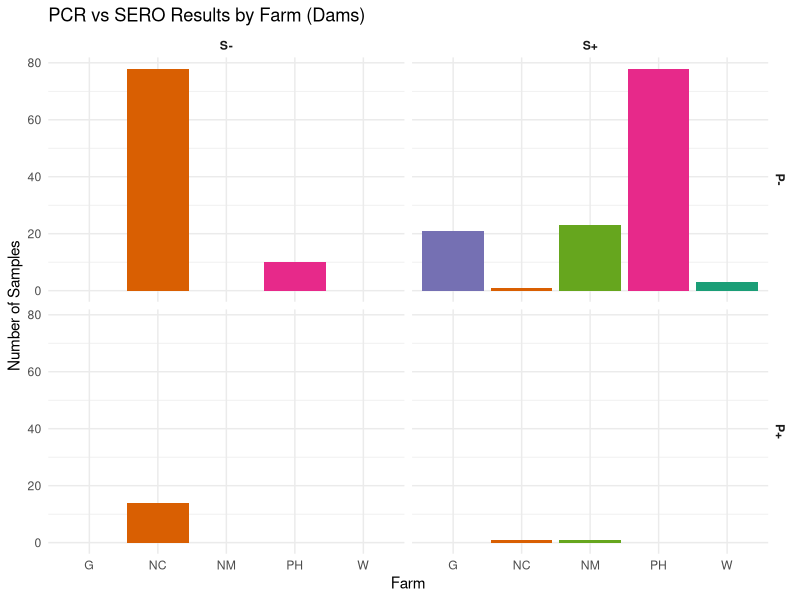
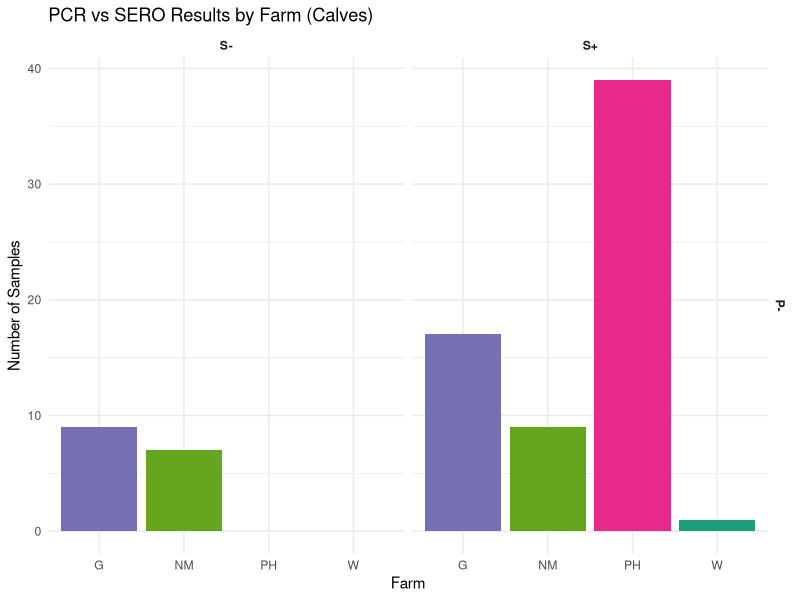

Write R code to recreate these figures, in order.
library(ggplot2)
library(dplyr)

# Colors
farm_colors <- c(
  "W" = "#1b9e77",
  "NC" = "#d95f02",
  "G" = "#7570b3",
  "PH" = "#e7298a",
  "NM" = "#66a61e"
)

# Dams data 
data_dam <- data.frame(
  Farm = c("W", "NC", "NC", "NC", "NC", "G", "PH", "PH", "NM", "NM"),
  SERO = c("S+", "S-", "S-", "S+", "S+", "S+", "S-", "S+", "S+", "S+"),
  PCR = c("P-", "P-", "P+", "P-", "P+", "P-", "P-", "P-", "P-", "P+"),
  Count = c(3, 78, 14, 1, 1, 21, 10, 78, 23, 1)
)

# Calves data 
data_calf <- data.frame(
  Farm = c("W", "G", "G", "PH", "NM", "NM"),
  SERO = c("S+", "S-", "S+", "S+", "S-", "S+"),
  PCR = c("P-", "P-", "P-", "P-", "P-", "P-"),
  Count = c(1, 9, 17, 39, 7, 9)
)

# Plot for Dams
plot_dam <- ggplot(data_dam, aes(x = Farm, y = Count, fill = Farm)) +
  geom_bar(stat = "identity") +
  facet_grid(PCR ~ SERO) +
  theme_minimal() +
  labs(
    title = "PCR vs SERO Results by Farm (Dams)",
    x = "Farm",
    y = "Number of Samples"
  ) +
  scale_fill_manual(values = farm_colors) +
  theme(
    strip.text = element_text(face = "bold"),
    legend.position = "none"
  )

# Plot for Calves
plot_calf <- ggplot(data_calf, aes(x = Farm, y = Count, fill = Farm)) +
  geom_bar(stat = "identity") +
  facet_grid(PCR ~ SERO) +
  theme_minimal() +
  labs(
    title = "PCR vs SERO Results by Farm (Calves)",
    x = "Farm",
    y = "Number of Samples"
  ) +
  scale_fill_manual(values = farm_colors) +
  theme(
    strip.text = element_text(face = "bold"),
    legend.position = "none"
  )

# Print
print(plot_dam)
print(plot_calf)
